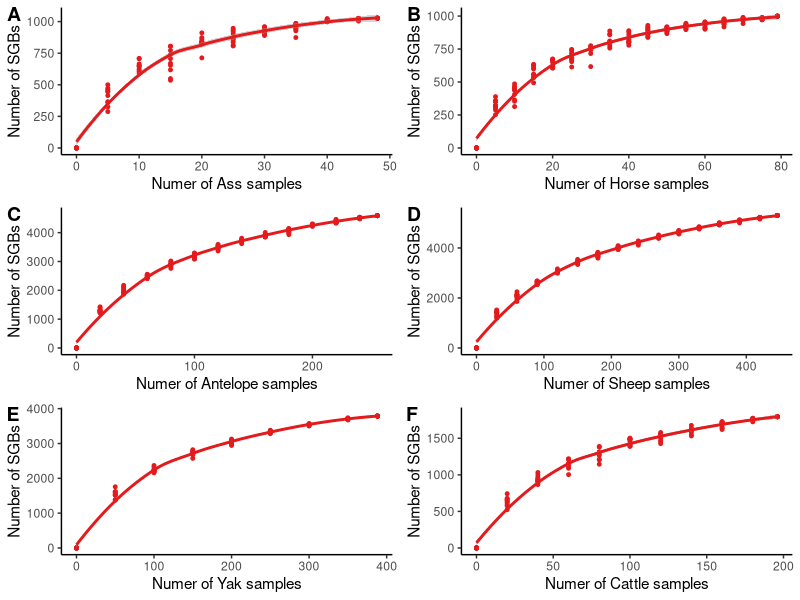

Write the R code that produced this figure.
library(ggplot2)
library(cowplot)

#Horse
Horse_data <- read.table("0.data/Horse_result.txt")
Horse_data[,3] <- rep(c(seq(from = 0, to = 75, by =5), 79), each = 10)
colnames(Horse_data) <- c("taxo", "Number_of_SGBs", "Number_of_samples")
Horse_p <- ggplot(Horse_data, aes(x = Number_of_samples, y = Number_of_SGBs, colour = taxo)) +
  geom_point(size = 1) +
  scale_colour_brewer(palette = "Set1") +
  geom_smooth()+ 
  theme_classic() +
  theme(legend.position = "None") +
  #scale_y_continuous(expand = c(0, 0), limits = c(300, 1500)) +
  #scale_x_continuous(expand = c(0, 0), limits = c(0, 80)) +
  labs(x = 'Numer of Horse samples', y = 'Number of SGBs')

#Ass
Ass_data <- read.table("0.data/Ass_result.txt")
Ass_data[,3] <- rep(c(seq(from = 0, to = 45, by =5), 48), each = 10)
colnames(Ass_data) <- c("taxo", "Number_of_SGBs", "Number_of_samples")
Ass_p <- ggplot(Ass_data, aes(x = Number_of_samples, y = Number_of_SGBs, colour = taxo)) +
  geom_point(size = 1) +
  scale_colour_brewer(palette = "Set1") +
  geom_smooth()+ 
  theme_classic() +
  theme(legend.position = "None") +
  #scale_y_continuous(expand = c(0, 0), limits = c(400, 1500)) +
  #scale_x_continuous(expand = c(0, 0), limits = c(0, 50)) +
  labs(x = 'Numer of Ass samples', y = 'Number of SGBs')

#Cattle
Cattle_data <- read.table("0.data/Cattle_result.txt")
Cattle_data[,3] <- rep(c(seq(from = 0, to = 180, by =20), 196), each = 10)
colnames(Cattle_data) <- c("taxo", "Number_of_SGBs", "Number_of_samples")
Cattle_p <- ggplot(Cattle_data, aes(x = Number_of_samples, y = Number_of_SGBs, colour = taxo)) +
  geom_point(size = 1) +
  scale_colour_brewer(palette = "Set1") +
  geom_smooth()+ 
  theme_classic() +
  theme(legend.position = "None") +
  #scale_y_continuous(expand = c(0, 0), limits = c(400, 2500)) +
  #scale_x_continuous(expand = c(0, 0), limits = c(0, 200)) +
  labs(x = 'Numer of Cattle samples', y = 'Number of SGBs')

#Yak
Yak_data <- read.table("0.data/Yak_result.txt")
Yak_data[,3] <- rep(c(seq(from = 0, to = 350, by =50), 388), each = 10)
colnames(Yak_data) <- c("taxo", "Number_of_SGBs", "Number_of_samples")
Yak_p <- ggplot(Yak_data, aes(x = Number_of_samples, y = Number_of_SGBs, colour = taxo)) +
  geom_point(size = 1) +
  scale_colour_brewer(palette = "Set1") +
  geom_smooth()+ 
  theme_classic() +
  theme(legend.position = "None") +
  #scale_y_continuous(expand = c(0, 0), limits = c(1000, 5000)) +
  #scale_x_continuous(expand = c(0, 0), limits = c(0, 400)) +
  labs(x = 'Numer of Yak samples', y = 'Number of SGBs')

#Sheep
Sheep_data <- read.table("0.data/Sheep_result.txt")
Sheep_data[,3] <- rep(c(seq(from = 0, to = 420, by =30), 446), each = 10)
colnames(Sheep_data) <- c("taxo", "Number_of_SGBs", "Number_of_samples")
Sheep_p <- ggplot(Sheep_data, aes(x = Number_of_samples, y = Number_of_SGBs, colour = taxo)) +
  geom_point(size = 1) +
  scale_colour_brewer(palette = "Set1") +
  geom_smooth()+ 
  theme_classic() +
  theme(legend.position = "None") +
  #scale_y_continuous(expand = c(0, 0), limits = c(1000, 7000)) +
  #scale_x_continuous(expand = c(0, 0), limits = c(0, 450)) +
  labs(x = 'Numer of Sheep samples', y = 'Number of SGBs')

#Antelope
Antelope_data <- read.table("0.data/Antelope_result.txt")
Antelope_data[,3] <- rep(c(seq(from = 0, to = 240, by =20), 255), each = 10)
colnames(Antelope_data) <- c("taxo", "Number_of_SGBs", "Number_of_samples")
Antelope_p <- ggplot(Antelope_data, aes(x = Number_of_samples, y = Number_of_SGBs, colour = taxo)) +
  geom_point(size = 1) +
  scale_colour_brewer(palette = "Set1") +
  geom_smooth()+ 
  theme_classic() +
  theme(legend.position = "None") +
  #scale_y_continuous(expand = c(0, 0), limits = c(1000, 6000)) +
  #scale_x_continuous(expand = c(0, 0), limits = c(0, 260)) +
  labs(x = 'Numer of Antelope samples', y = 'Number of SGBs')


merge_plot <- plot_grid(Ass_p, Horse_p, Antelope_p, Sheep_p, Yak_p, Cattle_p, 
                        nrow = 3, ncol = 2, 
                        label_x = 0,
                        label_y = 1,
                        hjust = -0.5,
                        vjust = 1.5,
                        labels = c("A", "B", "C", "D", "E", "F"))
ggsave(merge_plot, filename = "Merge.pdf", width = 10, height = 10)
